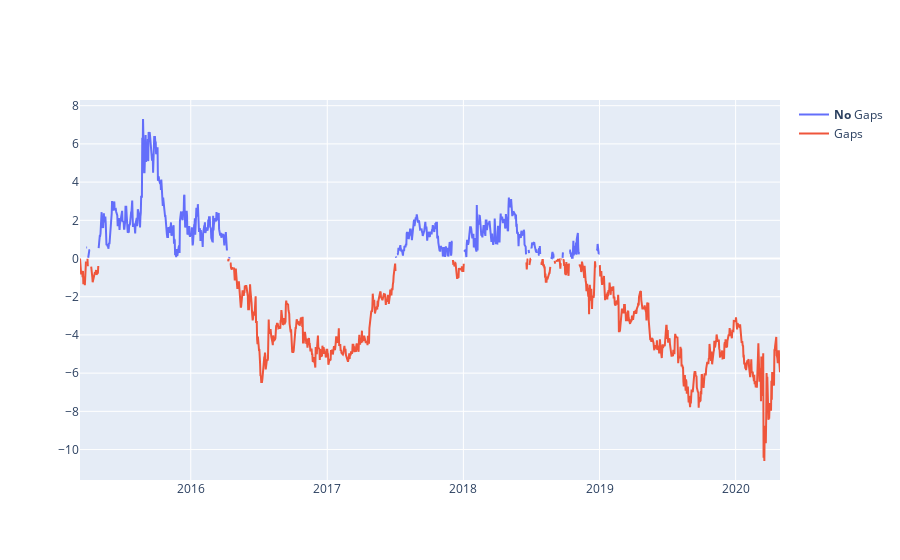

Notebook cell for this chart:
### Code cell
import plotly.graph_objects as go

x = [1, 2, 3, 4, 5, 6, 7, 8, 9, 10, 11, 12, 13, 14, 15]

fig = go.Figure()

fig.add_trace(go.Scatter(
    x=ratio_2_colors.index,
    y=ratio_2_colors['0_x'] ,
    name = '<b>No</b> Gaps', # Style name/legend entry with html tags
    # connectgaps=True # override default to connect the gaps
))
fig.add_trace(go.Scatter(
    x=ratio_2_colors.index,
    y=ratio_2_colors['0_y'],
    name='Gaps',
))

fig.show()

### Figure 1 — Plotly figure (JSON) as saved in the notebook; plotly's stock layout.template omitted (floating-point values rounded to 4 significant figures; data arrays with more than 128 entries replaced by an {"elided": "..."} marker saying what was removed)
{"data": [{"name": "<b>No</b> Gaps", "type": "scatter", "x": {"elided": "1878 str values"}, "y": {"elided": "1878 float values"}}, {"name": "Gaps", "type": "scatter", "x": {"elided": "1878 str values"}, "y": {"elided": "1878 float values"}}], "layout": {"autosize": true, "xaxis": {"autorange": true, "range": ["2015-03-10", "2020-04-29"], "type": "date"}, "yaxis": {"autorange": true, "range": [-11.59, 8.298], "type": "linear"}}}
